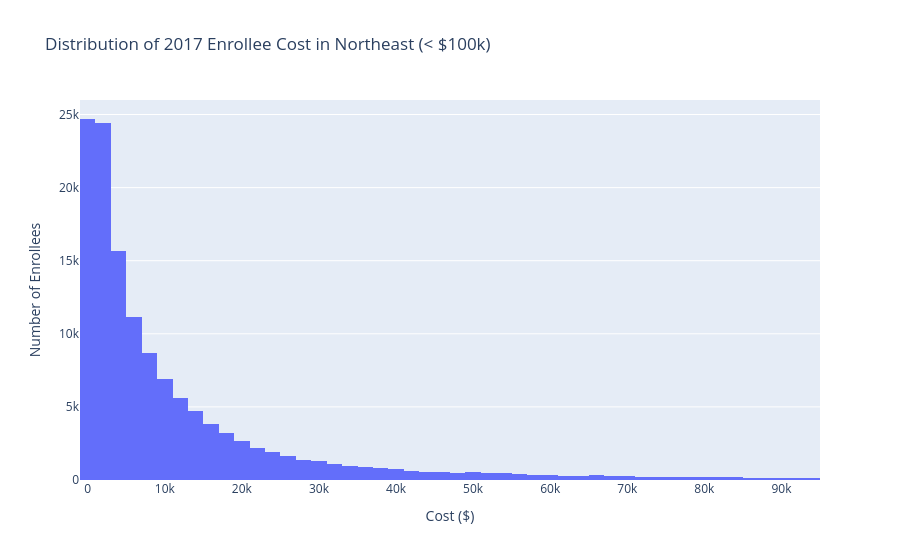

Notebook code for this chart:
### Code cell
import plotly.express as px

fig = px.histogram(
    df_cost_demo_pd.query("cost < 95000 and YEAR == 2017 and Region_Label == 'Northeast'"),
    x="cost",
    nbins=50,
    title="Distribution of 2017 Enrollee Cost in Northeast (< $100k)",
    labels={"cost": "Cost ($)"}
)
fig.update_layout(yaxis_title="Number of Enrollees")
fig.show()

### Figure 1 — Plotly figure (JSON) as saved in the notebook; plotly's stock layout.template omitted (floating-point values rounded to 4 significant figures; data arrays with more than 128 entries replaced by an {"elided": "..."} marker saying what was removed)
{"data": [{"bingroup": "x", "hovertemplate": "Cost ($)=%{x}<br>count=%{y}<extra></extra>", "legendgroup": "", "marker": {"color": "#636efa", "pattern": {"shape": ""}}, "name": "", "nbinsx": 50, "orientation": "v", "showlegend": false, "type": "histogram", "x": {"elided": "132905 float values"}, "xaxis": "x", "yaxis": "y"}], "layout": {"barmode": "relative", "legend": {"tracegroupgap": 0}, "title": {"text": "Distribution of 2017 Enrollee Cost in Northeast (< $100k)"}, "xaxis": {"anchor": "y", "domain": [0, 1], "title": {"text": "Cost ($)"}}, "yaxis": {"anchor": "x", "domain": [0, 1], "title": {"text": "Number of Enrollees"}}}}
